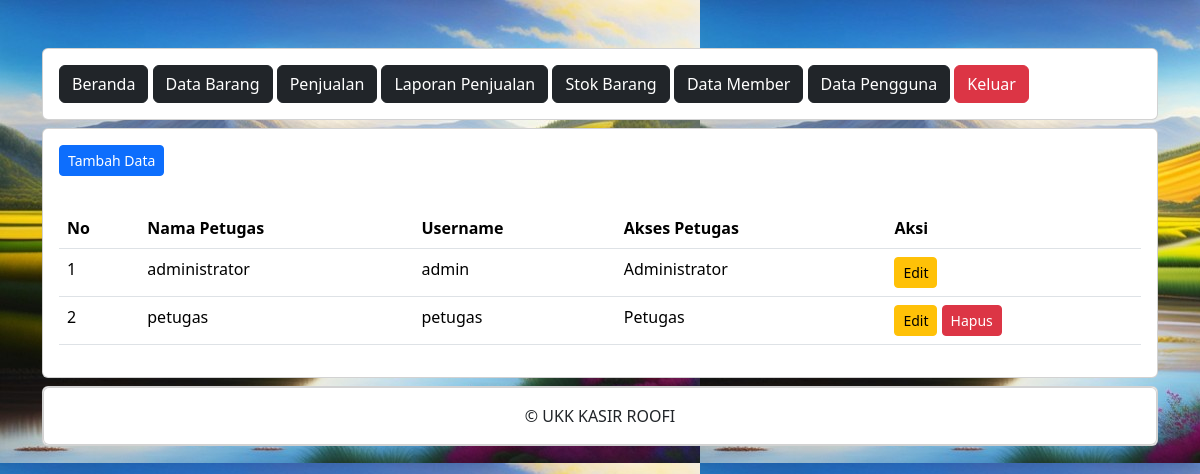
The page /administrator/data_pengguna.php (signed in) on the database its author committed.
### tables this page shows
CREATE TABLE `petugas` (
  `id_petugas` int(11) NOT NULL,
  `nama_petugas` varchar(255) NOT NULL,
  `username` text NOT NULL,
  `password` text NOT NULL,
  `level` int(11) NOT NULL
);

### administrator/data_pengguna.php (the view, shortened to what this page needs)
<?php
include "header.php";
include "navbar.php";
?>
<div class="card mt-2">
	<div class="card-body">
		<button type="button" class="btn btn-primary btn-sm" data-bs-toggle="modal" data-bs-target="#tambah-data">
			Tambah Data
		</button>
	</div>
	<div class="card-body">
		<table class="table">
			<thead>
				<tr>
					<th>No</th>
					<th>Nama Petugas</th>
					<th>Username</th>
					<th>Akses Petugas</th>
					<th>Aksi</th>
				</tr>
			</thead>
			<tbody>
				<?php
				include '../koneksi.php';
				$no = 1;
				$data = mysqli_query($koneksi,"select * from petugas");
				while($d = mysqli_fetch_array($data)){
					?>
					<tr>
						<td><?php echo $no++; ?></td>
						<td><?php echo $d['nama_petugas']; ?></td>
						<td><?php echo $d['username']; ?></td>
						<td>
							<?php
							if ($d['level'] == '1') { ?>
								Administrator
							<?php } else { ?>
								Petugas
							<?php } ?>
						</td>
						<td>
							<button type="button" class="btn btn-warning btn-sm" data-bs-toggle="modal" data-bs-target="#edit-data<?php echo $d['id_petugas']; ?>">
								Edit
							</button>
							<?php
							if ($d['level'] == $_SESSION['level']) { ?>
							<?php } else { ?>
								<button type="button" class="btn btn-danger btn-sm" data-bs-toggle="modal" data-bs-target="#hapus-data<?php echo $d['id_petugas']; ?>">
									Hapus
								</button>
							<?php } ?>
						</td>
					</tr>
				<?php } ?>
			</tbody>
		</table>
	</div>
</div>
<?php
include "footer.php";
?>

### administrator/header.php (shortened to what this page needs)
<!DOCTYPE html>
<html>
<head>
	<link href="https://cdn.jsdelivr.net/npm/bootstrap@5.3.2/dist/css/bootstrap.min.css" rel="stylesheet">
</head>
<body>
	<div class="container">
		<div class="content">

### administrator/navbar.php
<div class="card mt-5">
	<div class="card-body">
		<a href="index.php" class="btn btn-dark">Beranda</a>
		<a href="data_barang.php" class="btn btn-dark">Data Barang</a>
		<a href="penjualan.php" class="btn btn-dark">Penjualan</a>
		<a href="data_laporan_penjualan.php" class="btn btn-dark">Laporan Penjualan</a>
		<a href="stok_barang.php" class="btn btn-dark">Stok Barang</a>
		<a href="data_member.php" class="btn btn-dark">Data Member</a>
		<a href="data_pengguna.php" class="btn btn-dark">Data Pengguna</a>
		<a href="../logout.php" class="btn btn-danger">Keluar</a>
	</div>
</div>

### administrator/footer.php (shortened to what this page needs)
<div class="card mt-2 mb-5">
	<div class="card">
		<div class="card-body text-center">
			&copy; UKK KASIR ROOFI
		</div>
	</div>
</div>
</div>
</div>
</body>
</html>

### administrator/header.php (style rules this page uses)
body { background-image: url(../assets/bg2.jpg); }

### rows shown on the page
petugas: nama_petugas "administrator", username "admin", level "Administrator"
petugas: nama_petugas "petugas", username "petugas", level "Petugas"
